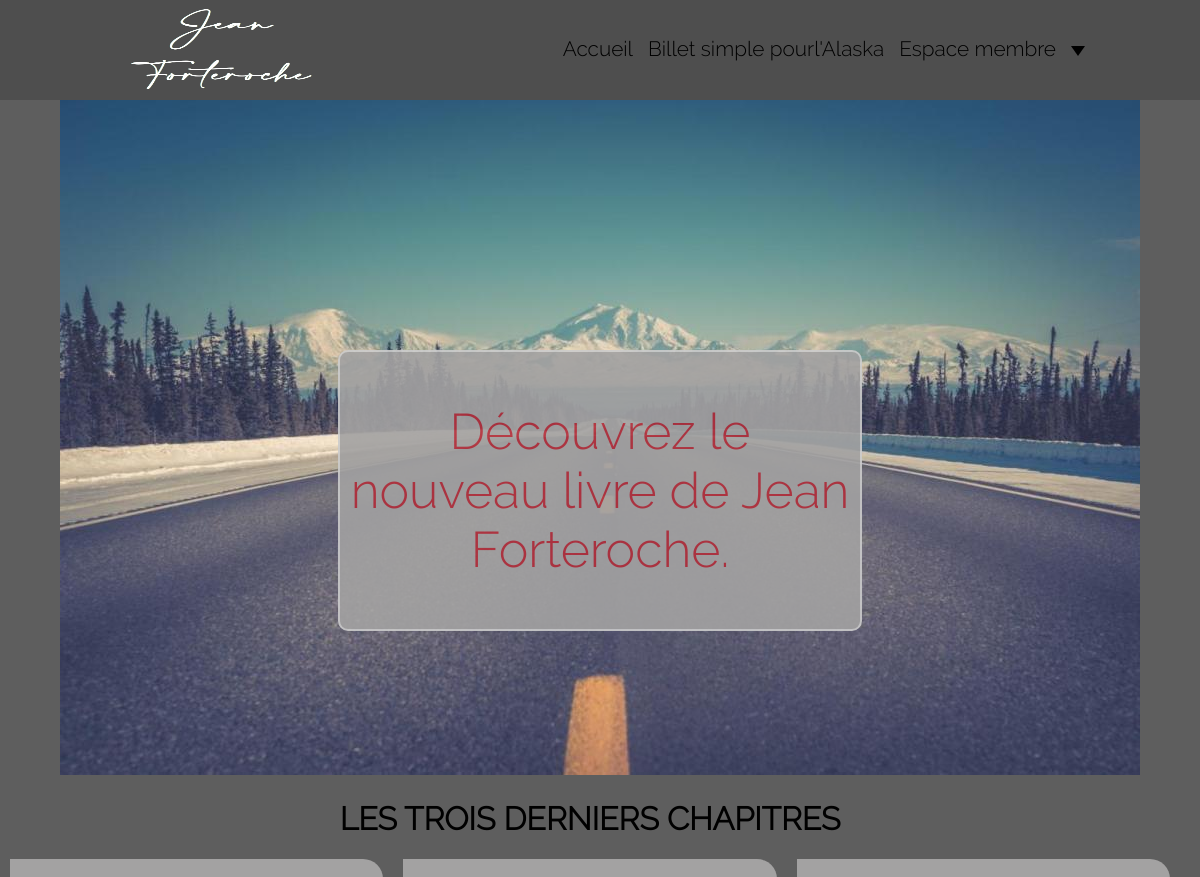
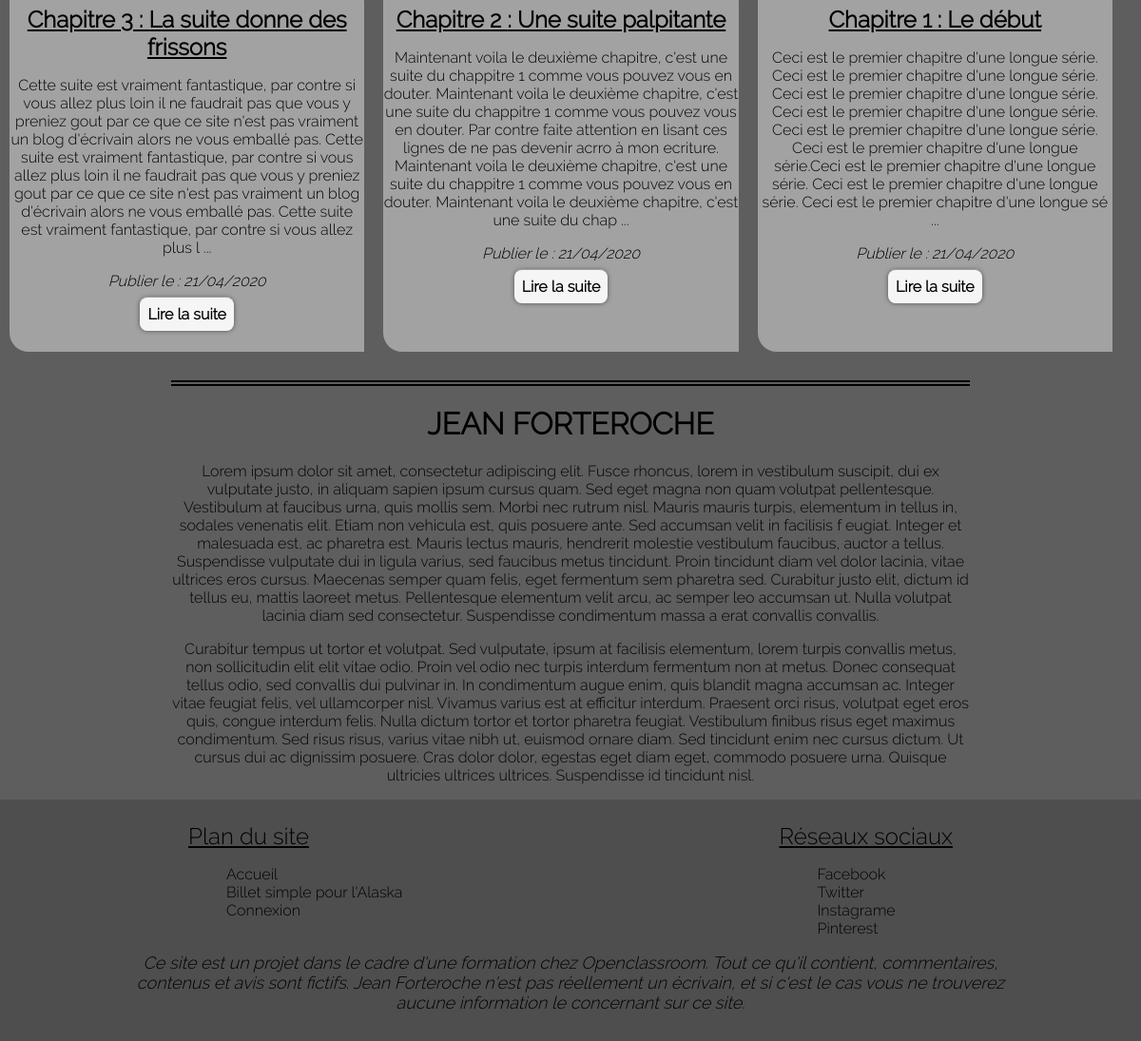
The page / on the database its author committed (2 pictures, top to bottom).
### tables this page shows
CREATE TABLE `chapter` (
  `id` int(11) NOT NULL,
  `chapterNumber` int(11) NOT NULL,
  `chapterName` varchar(255) NOT NULL,
  `chapterContent` longtext NOT NULL,
  `dateOfPublication` datetime NOT NULL
);

### controller/Controller.php (called while the page is built, shortened)
<?php
class Controller{
    public function homePage(){
        $title = 'Accueil';
        $chapterManager = new ChapterManager();
        $chaptersList = $chapterManager->getChapters();
        $view = new View();
        return $view->render('view/homeView.php', [ 'title'=>$title,
                                                    'chaptersList'=>$chaptersList
                                                    ]);
    }
}

### model/ChapterManager.php (called while the page is built, shortened)
<?php
class ChapterManager extends Model{
    public function getChapters(){
        $sql = ('SELECT * FROM chapter ORDER BY chapterNumber DESC LIMIT 3');
        $chaptersList = [];
        $statement = $this->executeQuery($sql);
        while($rs = $statement->fetch()){
            $chapter = new Chapter($rs);
            $chaptersList[]= $chapter;
        }
        return $chaptersList;
    }
}

### model/Model.php (called while the page is built, shortened)
<?php
abstract class Model{
    private $_db;
    protected function executeQuery($sql){
        $req = $this->getDb()->query($sql);
        return $req;
    }
    private function getDb(){
        if($this->_db == null){
            $this->_db = new PDO('mysql:host=localhost;dbname=Projet 4_Blog Jean Forteroche;charset=utf8','root','963951');
        }
        return $this->_db;
    }
}

### model/AbstractEntity.php (called while the page is built, shortened)
<?php
abstract class AbstractEntity{
    public function hydrate(array $donnees){
        foreach($donnees as $key => $value){
            $method = 'set' . ucfirst($key);
        }
    }
    public function alter($date, $before, $after) {
		return DateTime::createFromFormat($before, $date)->format($after);
    }
	public function toHTML($date, $before = 'Y-m-d H:i:s') {
		return self::alter($date, $before, 'd/m/Y');
    }
}

### view/View.php (called while the page is built, shortened)
<?php
class View {
    public function render($path, $param){
        $content = $this->renderContent($path, $param);
        extract($param);
        require('view/template.php');
        return ob_get_clean();
    }
    public function renderContent($path, $param){
        extract($param);
        require($path);
        return ob_get_clean();
    }
}

### model/Chapter.php (called while the page is built, shortened)
<?php
class Chapter extends AbstractEntity{
    private $_id;
    private $_chapterNumber;
    private $_chapterName;
    private $_chapterContent;
    private $_dateOfPublication;
    public function getId(){
        return $this->_id;
    }
    public function setId($id){
        $this->_id = $id;
    }
    public function getChapterNumber(){
        return $this->_chapterNumber;
    }
    public function setChapterNumber($chapterNumber){
        $this->_chapterNumber = $chapterNumber;
    }
    public function getChapterName(){
        return $this->_chapterName;
    }
    public function setChapterName($chapterName){
        $this->_chapterName = $chapterName;
    }
    public function getShortChapterContent500(){
        return substr($this->_chapterContent, 0, 500);
    }
    public function setChapterContent($chapterContent){
        $this->_chapterContent = $chapterContent;
    }
    public function getDateOfPublicationDMY(){
        $date = $this->_dateOfPublication;
        return self::toHTML($date);
    }
    public function setDateOfPublication($dateOfPublication){
        $this->_dateOfPublication = $dateOfPublication;
    }
}

### view/homeView.php (the view)
<div id="slider">
    <div id ="image"></div>
    <div id ="instruction"></div>
</div>
<div id='lastChapitre'>
    <h1>les trois derniers chapitres</h1>
    <div id="showChapter">
        <?php foreach($chaptersList as $chapter): ?>
            <div class="partOfChapter">
                <h3>Chapitre <?= $chapter->getChapterNumber();?> : <?= $chapter->getChapterName(); ?></h3>
                <div><?= $chapter->getShortChapterContent500(); ?> ... </div>
                <p><em>Publier le : <?= $chapter->getDateOfPublicationDMY(); ?></em></p>
                <a class="button" href="index.php?page=bookPage&amp;id=<?=$chapter->getId();?>">Lire la suite</a>
            </div>
        <?php endforeach;?>
    </div>
</div>
<div id="bio">
    <h1>Jean Forteroche</h1>
    <p> Lorem ipsum dolor sit amet, consectetur adipiscing elit. Fusce rhoncus, lorem in vestibulum suscipit, dui ex vulputate justo, in aliquam
        sapien ipsum cursus quam. Sed eget magna non quam volutpat pellentesque. Vestibulum at faucibus urna, quis mollis sem. Morbi nec rutrum nisl.
        Mauris mauris turpis, elementum in tellus in, sodales venenatis elit. Etiam non vehicula est, quis posuere ante. Sed accumsan velit in facilisis f
        eugiat. Integer et malesuada est, ac pharetra est. Mauris lectus mauris, hendrerit molestie vestibulum faucibus, auctor a tellus. Suspendisse
        vulputate dui in ligula varius, sed faucibus metus tincidunt. Proin tincidunt diam vel dolor lacinia, vitae ultrices eros cursus. Maecenas semper
        quam felis, eget fermentum sem pharetra sed. Curabitur justo elit, dictum id tellus eu, mattis laoreet metus. Pellentesque elementum velit arcu, ac
        semper leo accumsan ut. Nulla volutpat lacinia diam sed consectetur.
        Suspendisse condimentum massa a erat convallis convallis. </p>
    <p>Curabitur tempus ut tortor et volutpat. Sed vulputate, ipsum at facilisis elementum, lorem turpis convallis metus, non sollicitudin
        elit elit vitae odio. Proin vel odio nec turpis interdum fermentum non at metus. Donec consequat tellus odio, sed convallis dui pulvinar in. In
        condimentum augue enim, quis blandit magna accumsan ac. Integer vitae feugiat felis, vel ullamcorper nisl. Vivamus varius est at efficitur interdum.
        Praesent orci risus, volutpat eget eros quis, congue interdum felis. Nulla dictum tortor et tortor pharetra feugiat. Vestibulum finibus risus eget
        maximus condimentum. Sed risus risus, varius vitae nibh ut, euismod ornare diam. Sed tincidunt enim nec cursus dictum. Ut cursus dui ac dignissim
        posuere. Cras dolor dolor, egestas eget diam eget, commodo posuere urna. Quisque ultricies ultrices ultrices.
        Suspendisse id tincidunt nisl. </p>
</div>

### index.php (shortened to what this page needs)
<?php
$page = $_REQUEST['page'] ?? 'homePage';
switch($page){
    case 'homePage':
        $controller = new Controller();
        echo $controller->homePage();
        break;
}

### view/template.php (shortened to what this page needs)
<!DOCTYPE html>
<html lang="fr">
    <head>
        <link href="public/css/style.css" rel="stylesheet" />
    </head>
    <body>
        <header>
            <a href="index.php?page=homePage"><img class='logoHeader' src="public/images/LogoJF.png" alt="Jean Forteroche"/></a>
            <nav class="nav-header">
                <ul>
                    <li><a href="index.php?page=homePage">Accueil</a></li>
                    <li><a href="index.php?page=bookPage">Billet simple pourl'Alaska</a></li>
                    <?php if((!empty($member)) && ($member->getType()=='membre')):  ?>
                        <li class="logout"><a href="#">Bonjour <?= $member->getPseudo()?></a>
                            <ul class="menuMember">
                                <li><a href="index.php?page=deconnexionPage">Deconnexion</a></li>
                            </ul>
                        </li>
                    <?php else : ?>
                        <li class="menuMemberOnClick"><a href="#">Espace membre</a>
                        </li>
                    <?php endif; ?>
                    <li><div class="triangle"></div></li>
                </ul>
            </nav>
        </header>
        <div id="content">
            <?= $content ?>
        </div>
        <footer>
            <div id="nav-footer">
                <nav class="plan">
                <p class="titleFooter">Plan du site</p>
                    <ul>
                        <li><a href="index.php?page=homePage">Accueil</a></li>
                        <li><a href="index.php?page=bookPage">Billet simple pour l'Alaska</a></li>
                        <li><a href="index.php?page=loginPage">Connexion</a></li>
                    </ul>
                </nav>
                <nav class="social">
                <p class="titleFooter">Réseaux sociaux</p>
                    <ul>
                        <li><a href="https://www.facebook.com/">Facebook</a></li>
                        <li><a href="https://twitter.com/">Twitter</a></li>
                        <li><a href="https://www.instagram.com/?hl=fr">Instagrame</a></li>
                        <li><a href="https://www.pinterest.fr/">Pinterest</a></li>
                    </ul>
                </nav>
            </div>
            <h4 class="copyright">Ce site est un projet dans le cadre d'une formation chez Openclassroom. Tout ce qu'il contient,
            commentaires, contenus et
                avis sont fictifs. Jean Forteroche n'est pas réellement un écrivain, et si c'est le cas vous ne trouverez
                aucune information le concernant sur ce site. </h4>
        </footer>
    </body>
</html>

### public/css/style.css (style rules this page uses)
body { background-color: #5e5e5e; font-family: 'ralewaynormal', arial, sans-serif; margin: auto; color: black; }
header { position: fixed; display: flex; justify-content: space-between; top: 0px; left: 0px; right: 0px; width: 100%; height: 100px; background-color: #4e4e4e; z-index: 100; }
h1 { text-transform: uppercase; text-align: center; margin-left: 20px; margin-right: 20px; font-size: xx-large; }
h3 { font-size: 1.5em; text-decoration: underline; margin-bottom: 10px; }
h4 { font-size: Large; font-style: italic; font-weight: lighter; }
.button, .adminDeletedButton, .adminModifyButton { text-decoration: none; font-weight: bold; padding: 8px; text-align: center; color: #000; background: #F5F5F5; border-radius: 8px; text-shadow: 0px 1px 0px rgba( 255, 255, 255, 0.2); box-shadow: 0 0 5px rgba( 0, 0, 0, 0.5), 0 -1px 0 rgba( 255, 255, 255, 0.4); }
#content { display: flex; flex-direction: column; margin-top: 100px; text-align: center; }
header img { padding-left: 100px; }
.nav-header >ul >li { padding-right: 15px; text-align: center; }
.triangle { width: 0; height: 0; border: 0 solid transparent; border-right-width: 7px; border-left-width: 7px; border-top: 10px solid #000; margin-top: 10px; }
ul { list-style-type: none; }
.logoHeader { height: 120px; width: 240px; }
.nav-header { margin-right: 100px; }
.nav-header > ul { padding-top: 20px; display: flex; }
.nav-header a { text-decoration: none; color: black; font-size: 1.3em; }
li { min-width: max-content; }
.titleFooter { font-size: 1.5em; text-decoration: underline; margin-bottom: 10px; }
#slider { display: flex; flex-direction: column; align-items: center; width: 100%; }
#instruction { position: absolute; height: auto; margin-top: 250px; margin-right: auto; background-color: #a3a2a2; padding: 0px 10px; border-radius: 10px; border:2px solid #ccc; width: 500px; opacity: 90%; font-size: 50px; }
#lastChapitre { margin-right: 20px; }
#bio { width: 70%; margin: auto; border-top-style: double; border-top-width: 6px; }
#showChapter { display: flex; }
.partOfChapter, .chapter, .navChapter { background-color: #a3a2a2; width: 33%; margin: 0px 10px 30px 10px; border-radius: 0px 20px 0px 20px; padding-bottom: 30px; }
footer { display: flex; background-color: #4e4e4e; flex-direction: column; }
#nav-footer { display: flex; justify-content: space-around; text-decoration: none; }
.plan a, .social a { text-decoration: none; color: black; }
.copyright { text-align: center; width:80%; margin: auto; margin-bottom: 30px; }
#nav-footer li { min-width: initial; }

### rows shown on the page
chapter: chapterNumber "3", chapterName "La suite donne des frissons", chapterContent "Cette suite est vraiment fantastique, par contre si vous allez plus loin il ne faudrait pas que vous y preniez gout par ce que ce site n'est pas vraiment un blog d'écrivain alors ne vous emballé pas. Cette suite est vraiment fantastique, par contre si vous allez plus loin il ne faudrait pas que vous y preniez gout par ce que ce site n'est pas vraiment un blog d'écrivain alors ne vous emballé pas. Cette suite est vraiment fantastique, par contre si vous allez plus l", dateOfPublication "21/04/2020"
chapter: chapterNumber "2", chapterName "Une suite palpitante", chapterContent "Maintenant voila le deuxième chapitre, c'est une suite du chappitre 1 comme vous pouvez vous en douter. Maintenant voila le deuxième chapitre, c'est une suite du chappitre 1 comme vous pouvez vous en douter. Par contre faite attention en lisant ces lignes de ne pas devenir acrro à mon ecriture. Maintenant voila le deuxième chapitre, c'est une suite du chappitre 1 comme vous pouvez vous en douter. Maintenant voila le deuxième chapitre, c'est une suite du chap", dateOfPublication "21/04/2020"
chapter: chapterNumber "1", chapterName "Le début", chapterContent "Ceci est le premier chapitre d'une longue série. Ceci est le premier chapitre d'une longue série. Ceci est le premier chapitre d'une longue série. Ceci est le premier chapitre d'une longue série. Ceci est le premier chapitre d'une longue série. Ceci est le premier chapitre d'une longue série.Ceci est le premier chapitre d'une longue série. Ceci est le premier chapitre d'une longue série. Ceci est le premier chapitre d'une longue sé", dateOfPublication "21/04/2020"
